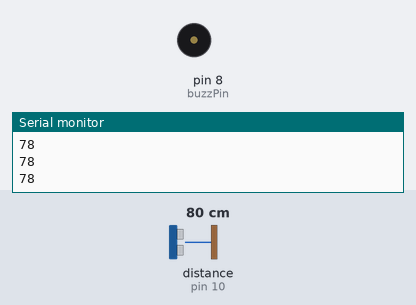
The sketch below on a simulated Arduino Uno, built with avr-gcc and run on an emulated ATmega328P. Parts: buzzer (waves = sounding), the last lines printed to the serial monitor. Wiring (inferred from the names in the program): ultrasonic range finder: trigger pin 9; echo pin 10. Inputs (shaded band) come from the test bench; at power-on: distance to the obstacle (sensor on pin 10) 80 cm. The echo pulse lasts 58.3 µs per cm.

Above: at 1.2 s.
1.3 s: distance to the obstacle (sensor on pin 10) set to 14 cm
2.8 s: distance to the obstacle (sensor on pin 10) set to 10 cm
At 2.92 s:
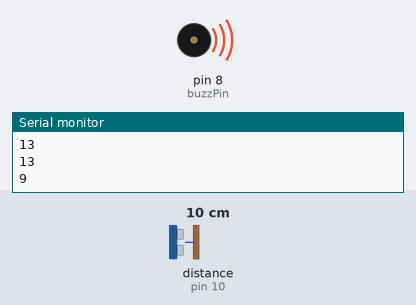
5.8 s: distance to the obstacle (sensor on pin 10) set to 6 cm
8.8 s: distance to the obstacle (sensor on pin 10) set to 3 cm
10.3 s: distance to the obstacle (sensor on pin 10) set to 9 cm
Timing chart, 0 to 13.3 s (numbered marks = the images above; inputs shaded):
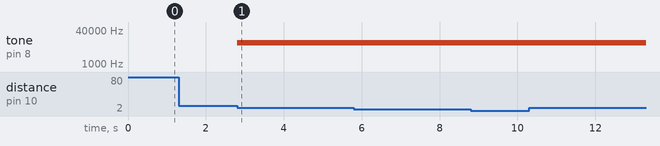

Measured:
- the behaviour switches between 12 and 11 cm on distance to the obstacle (sensor on pin 10) (found by bisection; images 0 and 1)
- after the input at 2.8 s, tone on pin 8 (buzzPin): silent → 10000 Hz at once

The sketch:

parktronic.ino
```cpp
int const trigPin = 9;
int const echoPin = 10;
int const buzzPin = 8;
long duration;
int distance;

void setup() {
  pinMode(trigPin, OUTPUT);
  pinMode(echoPin, INPUT);
  pinMode(buzzPin, OUTPUT);
  Serial.begin(9600);
}
void loop() {
  digitalWrite(trigPin, HIGH);
  delay(1);
  digitalWrite(trigPin, LOW);
  duration = pulseIn(echoPin, HIGH);
  distance = duration * 0.034 / 2;
  Serial.println(distance);
  if (distance <= 10 && distance > 6) {
    tone(buzzPin, 10000, 1000);
    delay(250);
    noTone(buzzPin);
  } else if (distance <= 6 && distance > 3) {
    tone(buzzPin, 10000, 1000);
    delay(100);
    noTone(buzzPin);
  } else if (distance <= 3 && distance > 0) {
    tone(buzzPin, 10000, 1000);
  }
}
```
